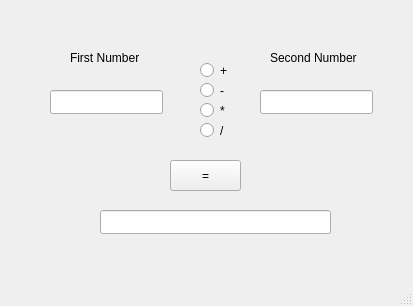
<?xml version="1.0" encoding="UTF-8"?>
<ui version="4.0">
 <class>MainWindow</class>
 <widget class="QMainWindow" name="MainWindow">
  <property name="geometry">
   <rect>
    <x>0</x>
    <y>0</y>
    <width>413</width>
    <height>306</height>
   </rect>
  </property>
  <property name="windowTitle">
   <string>MainWindow</string>
  </property>
  <widget class="QWidget" name="centralwidget">
   <widget class="QLabel" name="label">
    <property name="geometry">
     <rect>
      <x>70</x>
      <y>50</y>
      <width>81</width>
      <height>16</height>
     </rect>
    </property>
    <property name="text">
     <string>First Number</string>
    </property>
   </widget>
   <widget class="QLabel" name="label_2">
    <property name="geometry">
     <rect>
      <x>270</x>
      <y>50</y>
      <width>101</width>
      <height>16</height>
     </rect>
    </property>
    <property name="text">
     <string>Second Number</string>
    </property>
   </widget>
   <widget class="QLineEdit" name="input1">
    <property name="geometry">
     <rect>
      <x>50</x>
      <y>90</y>
      <width>113</width>
      <height>24</height>
     </rect>
    </property>
   </widget>
   <widget class="QLineEdit" name="input2">
    <property name="geometry">
     <rect>
      <x>260</x>
      <y>90</y>
      <width>113</width>
      <height>24</height>
     </rect>
    </property>
   </widget>
   <widget class="QLineEdit" name="return_2">
    <property name="geometry">
     <rect>
      <x>100</x>
      <y>210</y>
      <width>231</width>
      <height>24</height>
     </rect>
    </property>
    <property name="readOnly">
     <bool>true</bool>
    </property>
   </widget>
   <widget class="QRadioButton" name="radioAdd">
    <property name="geometry">
     <rect>
      <x>200</x>
      <y>60</y>
      <width>41</width>
      <height>21</height>
     </rect>
    </property>
    <property name="text">
     <string>+</string>
    </property>
    <attribute name="buttonGroup">
     <string notr="true">operatorSelect</string>
    </attribute>
   </widget>
   <widget class="QRadioButton" name="radioSub">
    <property name="geometry">
     <rect>
      <x>200</x>
      <y>80</y>
      <width>41</width>
      <height>21</height>
     </rect>
    </property>
    <property name="text">
     <string>-</string>
    </property>
    <attribute name="buttonGroup">
     <string notr="true">operatorSelect</string>
    </attribute>
   </widget>
   <widget class="QRadioButton" name="radioMult">
    <property name="geometry">
     <rect>
      <x>200</x>
      <y>100</y>
      <width>41</width>
      <height>21</height>
     </rect>
    </property>
    <property name="text">
     <string>*</string>
    </property>
    <attribute name="buttonGroup">
     <string notr="true">operatorSelect</string>
    </attribute>
   </widget>
   <widget class="QRadioButton" name="radioDiv">
    <property name="geometry">
     <rect>
      <x>200</x>
      <y>120</y>
      <width>41</width>
      <height>21</height>
     </rect>
    </property>
    <property name="text">
     <string>/</string>
    </property>
    <attribute name="buttonGroup">
     <string notr="true">operatorSelect</string>
    </attribute>
   </widget>
   <widget class="QPushButton" name="pushEquals">
    <property name="geometry">
     <rect>
      <x>170</x>
      <y>160</y>
      <width>71</width>
      <height>31</height>
     </rect>
    </property>
    <property name="text">
     <string>=</string>
    </property>
   </widget>
  </widget>
  <widget class="QMenuBar" name="menubar">
   <property name="geometry">
    <rect>
     <x>0</x>
     <y>0</y>
     <width>413</width>
     <height>21</height>
    </rect>
   </property>
  </widget>
  <widget class="QStatusBar" name="statusbar"/>
 </widget>
 <resources/>
 <connections/>
 <buttongroups>
  <buttongroup name="operatorSelect"/>
 </buttongroups>
</ui>
